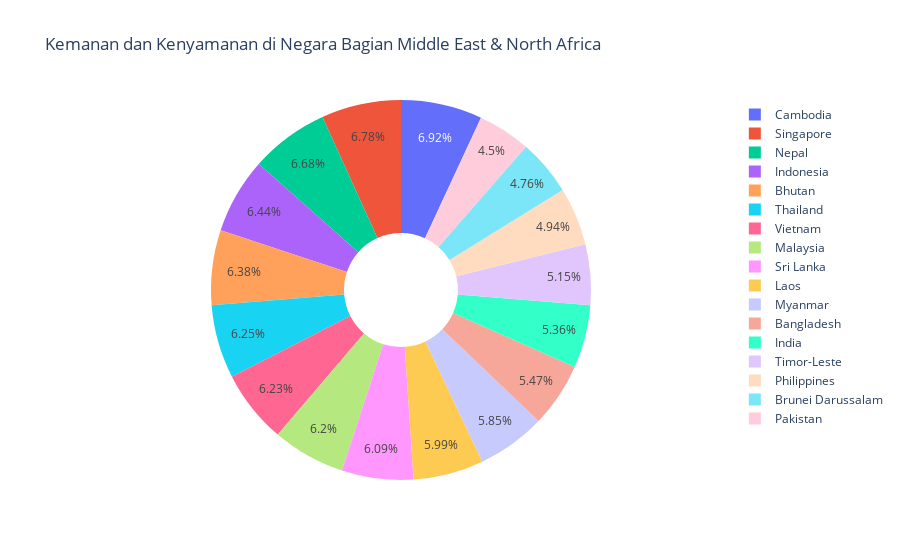

The notebook cell saved with this chart:
### Markdown cell above
## Pie Chart

### Code cell
ssa1 = df.year == 2016
ssa2 = df.region == 'South Asia'
dfssa = df[ssa1 & ssa2]

fig = {
        'data': [ 
             {
                'values' : dfssa['pf_ss'],
                'labels' : dfssa['countries'],
                'domain' : {'x': [0, 1]},
                'name' : 'Kebebasan pada Asia Selatan',
                'hoverinfo' : 'label+percent+name',
                'hole' : 0.3,
                'type' : 'pie'
              },
             ],
         'layout' : {
                     'title' : 'Kemanan dan Kenyamanan di Negara Bagian Middle East & North Africa',
                     'annotations' : [
                                        { 'font' : {'size' : 20},
                                          'showarrow' : False,
                                          'text' : ' ',
                                          'x' : 0.20,
                                          'y' : 1
                                         },
                                      ]    
                     }
        }
py.iplot(fig)

### Figure 1 — Plotly figure (JSON) as saved in the notebook; plotly's stock layout.template omitted (floating-point values rounded to 4 significant figures)
{"data": [{"domain": {"x": [0, 1]}, "hole": 0.3, "hoverinfo": "label+percent+name", "labels": ["Bangladesh", "Bhutan", "Brunei Darussalam", "Cambodia", "India", "Indonesia", "Laos", "Malaysia", "Myanmar", "Nepal", "Pakistan", "Philippines", "Singapore", "Sri Lanka", "Thailand", "Timor-Leste", "Vietnam"], "name": "Kebebasan pada Asia Selatan", "type": "pie", "values": [7.587, 8.849, 6.601, 9.588, 7.432, 8.93, 8.304, 8.599, 8.104, 9.256, 6.243, 6.842, 9.402, 8.437, 8.663, 7.14, 8.631]}], "layout": {"annotations": [{"font": {"size": 20}, "showarrow": false, "text": " ", "x": 0.2, "y": 1}], "title": {"text": "Kemanan dan Kenyamanan di Negara Bagian Middle East & North Africa"}}}
